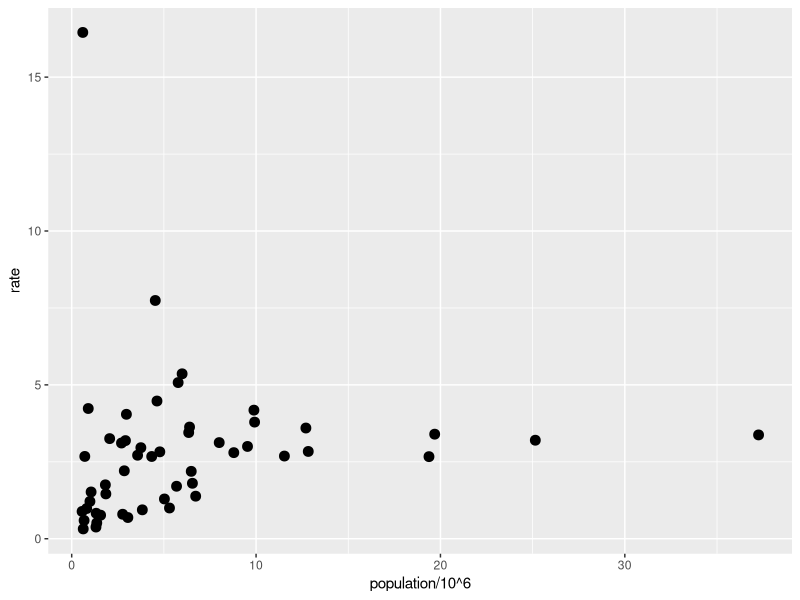
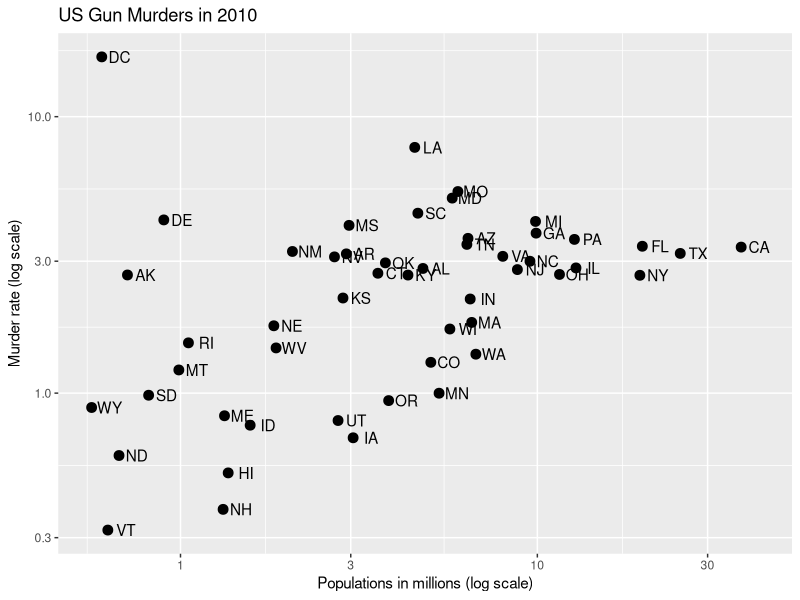
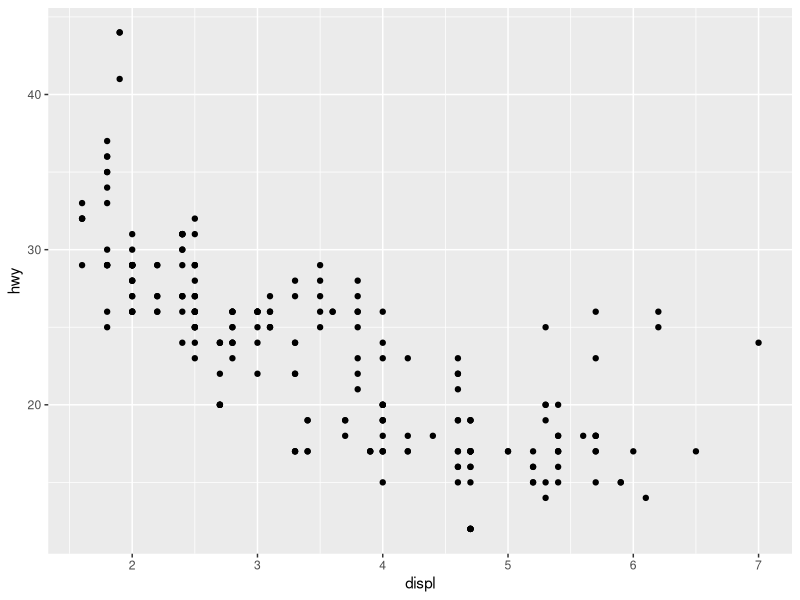
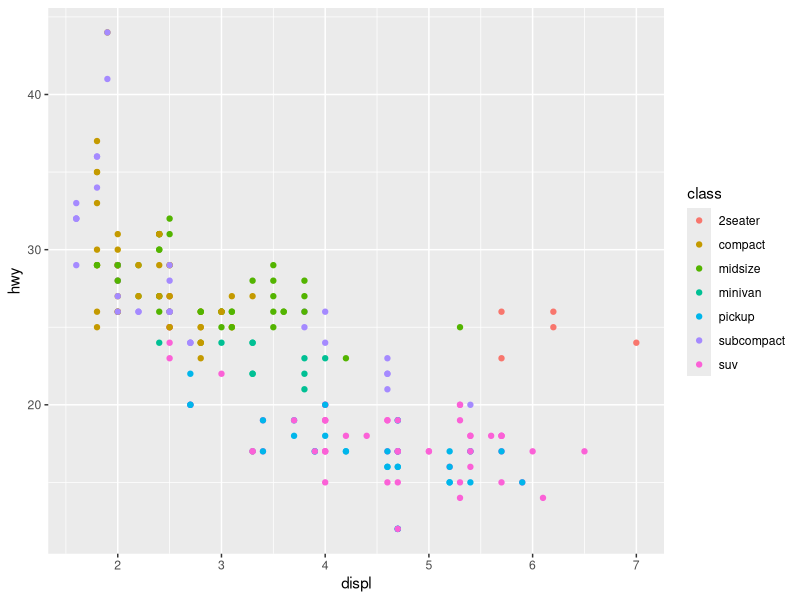
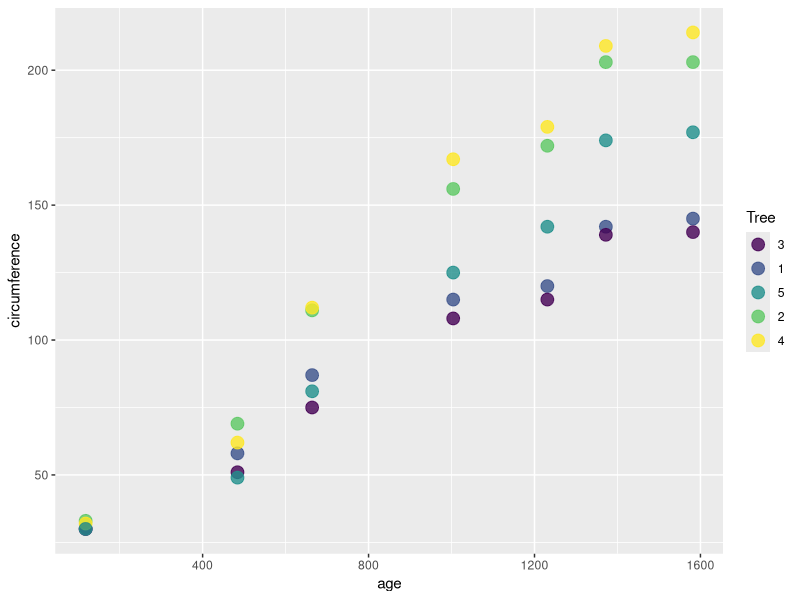
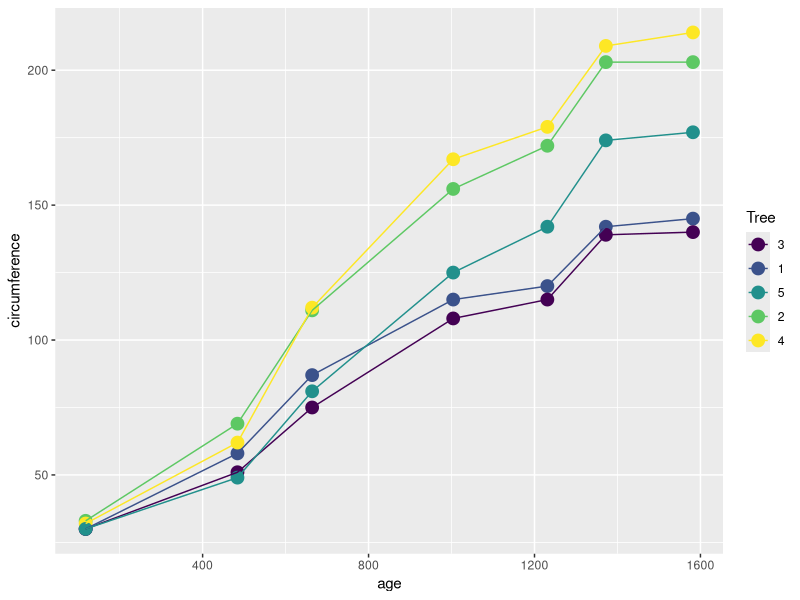
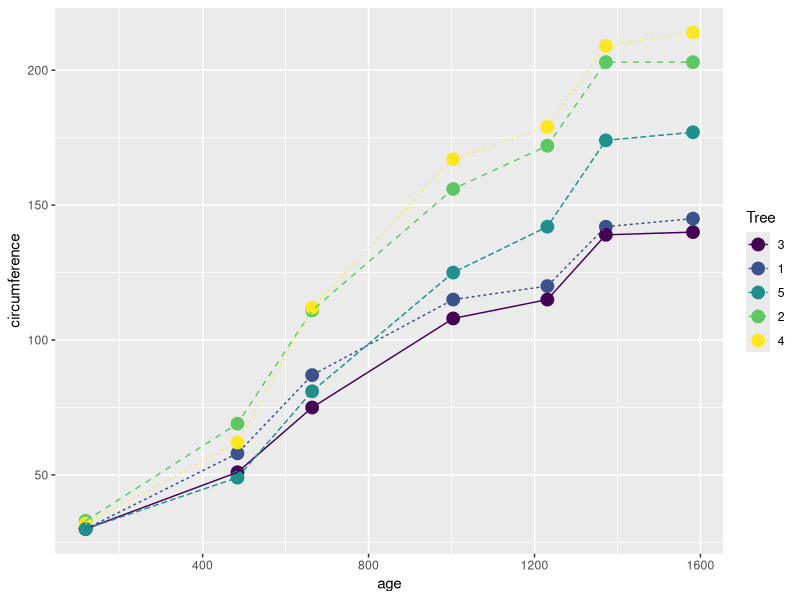
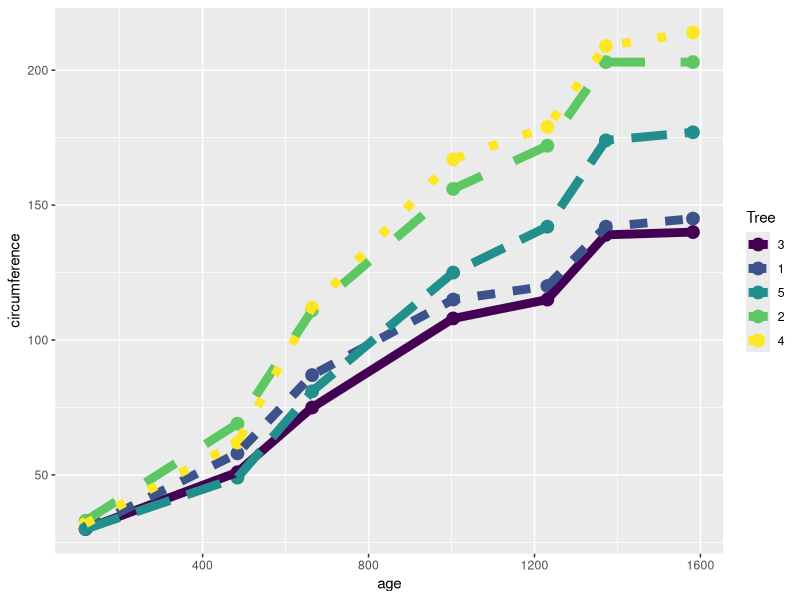

Generate these figures, in order, with R: (Note: this script raises an error after producing the figures.)
library(dslabs)
library(ggplot2)

# load data
data(murders)

# compute murder rate
murders$rate <- murders$total / murders$population*100000

# plot murder rate as a function of population
p <- ggplot(data=murders, aes(population/10^6, rate, label = abb))

# scatter plot
p + geom_point(size = 3) 

# make an scatter plot in log-log space and appropriately label it
p + geom_point(size = 3) +
  geom_text(nudge_x = 0.05) + 
  scale_x_log10() +
  scale_y_log10() +
  xlab("Populations in millions (log scale)") + 
  ylab("Murder rate (log scale)") +
  ggtitle("US Gun Murders in 2010")


# lead mpg data set
data(mpg)
# learn more about this data set
?mpg

# we will mostly work with hwy and displ 
# displ, a car’s engine size, in litres.
# hwy, a car’s fuel efficiency on the highway, in miles per gallon (mpg).

# let's start with scatter plot
# initiate a ggplot
p <- ggplot(data = mpg, mapping = aes(x = displ, y = hwy)) 

# make a scatter plot
p + geom_point()

p + geom_point(mapping = aes(color = class))




# let's load orange data set
data(Orange)
head(Orange)

p <- ggplot(data = Orange, aes(x = age, y = circumference, color = Tree))

# Let's make dots slightly transparent
p + geom_point(size = 4, alpha = 0.8)

# let's add another layer and connect all points in one group with a line
# If ambiguous, can also explicitly tell it which lines to connect with group=
p + geom_point(size = 4) + geom_line(aes(group=Tree))

# Notice we can map Tree to both color and linetype
p + geom_point(size = 4) + 
  geom_line(aes(group=Tree, linetype=Tree))

# Change size of line without affecting size of point
p + geom_point(size = 4) + 
  geom_line(aes(group=Tree, linetype=Tree), size=3)

# change theme()
p + geom_point(size = 4) + geom_line(aes(group=Tree)) +
  theme_minimal()

# change the theme()
p1 <- p + geom_point(size = 4) + geom_line(aes(group=Tree)) +
  theme(legend.position="none")
p1

# change the labels
p1 + ggtitle("Growth of Orange Trees") + 
  ylab("Circumference", ) + xlab("Age")

# let's remove all pints
p1 <- p + geom_line(aes(group=Tree)) + theme(legend.position="none") + 
  ggtitle("Growth of Orange Trees") + ylab("Circumference") + xlab("Age")
p1 

# What if you want each tree to get its own plot?
#  Here we use faceting!
#  To facet by one variable (e.g., y), do + facet_wrap(~y)
# To facet by two (e.g., x and y), do +facet_wrap(x~y)
p1 + facet_wrap(~Tree)

# change the number of columns
p1 + facet_wrap(~Tree, ncol = 5)


# Adding a trendline with geom_smooth(method="lm")
# Add color=Tree, fill=Tree, or group=Tree for separate regression lines
# Switch the order of geoms to put the points on top!
ggplot(data = Orange, aes(x = age, y = circumference)) +
  geom_point() + geom_smooth(method="lm")  

# Add color=Tree or group=Tree for separate regression lines
# Switch the order of geoms to put the points on top!
ggplot(data = Orange, aes(x = age, y = circumference, color=Tree)) +
  geom_point() + geom_smooth(method="lm", se=F) 


ggplot(data = Orange, aes(x = age, y = circumference, color=Tree)) +
  geom_smooth(method="lm", se=F) + geom_point()
